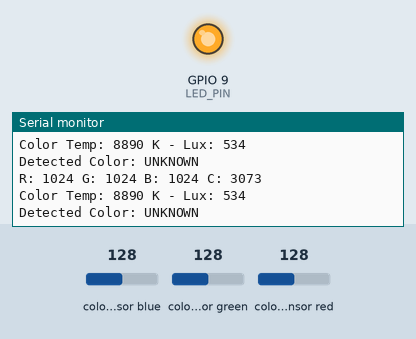
The sketch below on a simulated ESP32-S3. Parts: output pins drawn as LEDs (lit = HIGH), the last lines printed to the serial monitor. The inputs (shaded band) are chosen by the test bench; at power-on: colour sensor blue 128, colour sensor green 128, colour sensor red 128.

Above: at 3.9 s.
4.0 s: colour sensor blue set to 191
At 7.0 s:
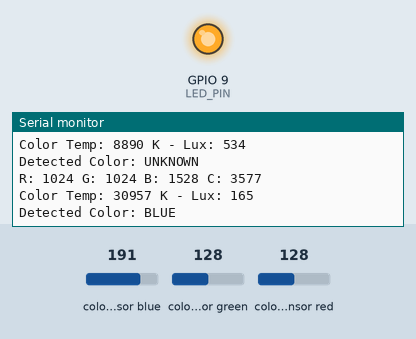
9.7 s: colour sensor green set to 250
At 11.4 s:
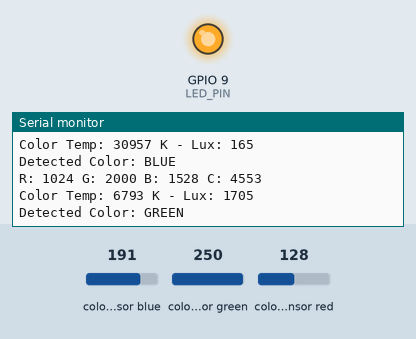
Timing chart, 0 to 12.9 s (numbered marks = the images above; inputs shaded):
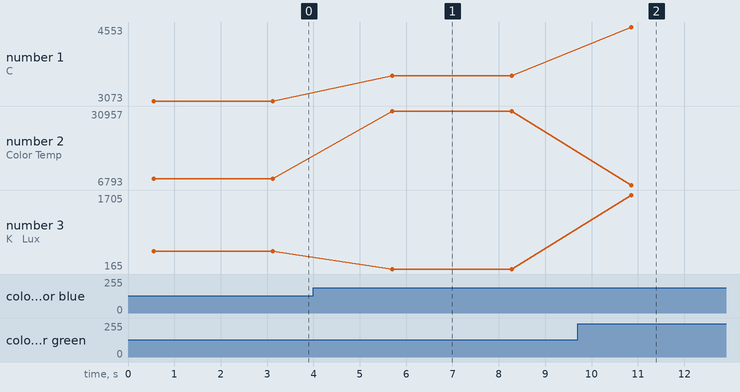

Measured:
- after the input at 4.0 s, the serial monitor: prints a new line after 1.7 s (image 1)
- after the input at 9.7 s, the serial monitor: prints a new line after 1.2 s (image 2)
- plotted number 1: 3073 → 3577 after the input at 4.0 s, 3577 → 4553 after the input at 9.7 s
- plotted number 2: 8890 → 30957 after the input at 4.0 s, 30957 → 6793 after the input at 9.7 s
- plotted number 3: 534 → 165 after the input at 4.0 s, 165 → 1705 after the input at 9.7 s

The sketch:

ColorSensor_TCS34725.ino
```cpp
#include <Wire.h>
#include "Adafruit_TCS34725.h"

// Can remove for Arduino devices
const int SDA_PIN = 4;
const int SCL_PIN = 5;
const int LED_PIN = 9; // LED control pin for the sensor

// Initialize the TCS34725 sensor
Adafruit_TCS34725 tcs = Adafruit_TCS34725(TCS34725_INTEGRATIONTIME_614MS, TCS34725_GAIN_1X);

void setup() {
  Serial.begin(9600);
  pinMode(LED_PIN, OUTPUT);
  digitalWrite(LED_PIN, LOW);
  Wire.begin(SDA_PIN, SCL_PIN); // Initialize I2C with custom pins for ESP devices ONLY
  if (tcs.begin()) {
    Serial.println("Found TCS34725 sensor");
    tcs.setInterrupt(true);  // Turn off LED until needed
  } else {
    Serial.println("No TCS34725 found ... check your connections");
    while (1); // Halt if sensor is not found
  }
}

void loop() {
  digitalWrite(LED_PIN, HIGH);  // Turn on the LED for consistent lighting
  delay(500);  // Allow the LED to stabilize

  uint16_t r, g, b, c;
  tcs.getRawData(&r, &g, &b, &c);

  // Normalize the color values
  float sum = (float)c;
  float red   = r / sum;
  float green = g / sum;
  float blue  = b / sum;

  Serial.print("R: "); Serial.print(r);
  Serial.print(" G: "); Serial.print(g);
  Serial.print(" B: "); Serial.print(b);
  Serial.print(" C: "); Serial.println(c);

  uint16_t colorTemp = tcs.calculateColorTemperature(r, g, b);
  uint16_t lux       = tcs.calculateLux(r, g, b);
  Serial.print("Color Temp: "); Serial.print(colorTemp); Serial.print(" K - ");
  Serial.print("Lux: "); Serial.println(lux);

  // Determine the dominant color
  if (red > green && red > blue) {
    Serial.println("Detected Color: RED");
  } else if (green > red && green > blue) {
    Serial.println("Detected Color: GREEN");
  } else if (blue > red && blue > green) {
    Serial.println("Detected Color: BLUE");
  } else {
    Serial.println("Detected Color: UNKNOWN");
  }

  delay(2000);  // Wait before the next reading
}
```
